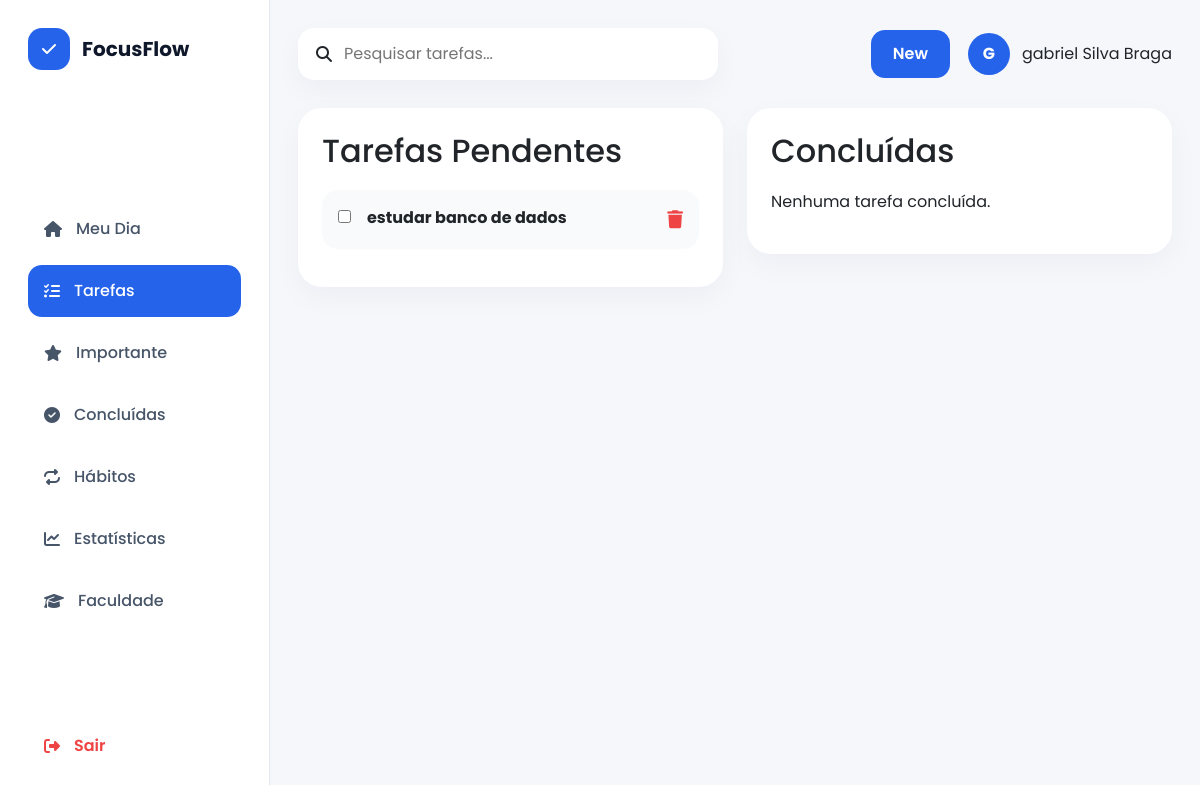
Before: /tarefas.php (signed in) with the older database file.
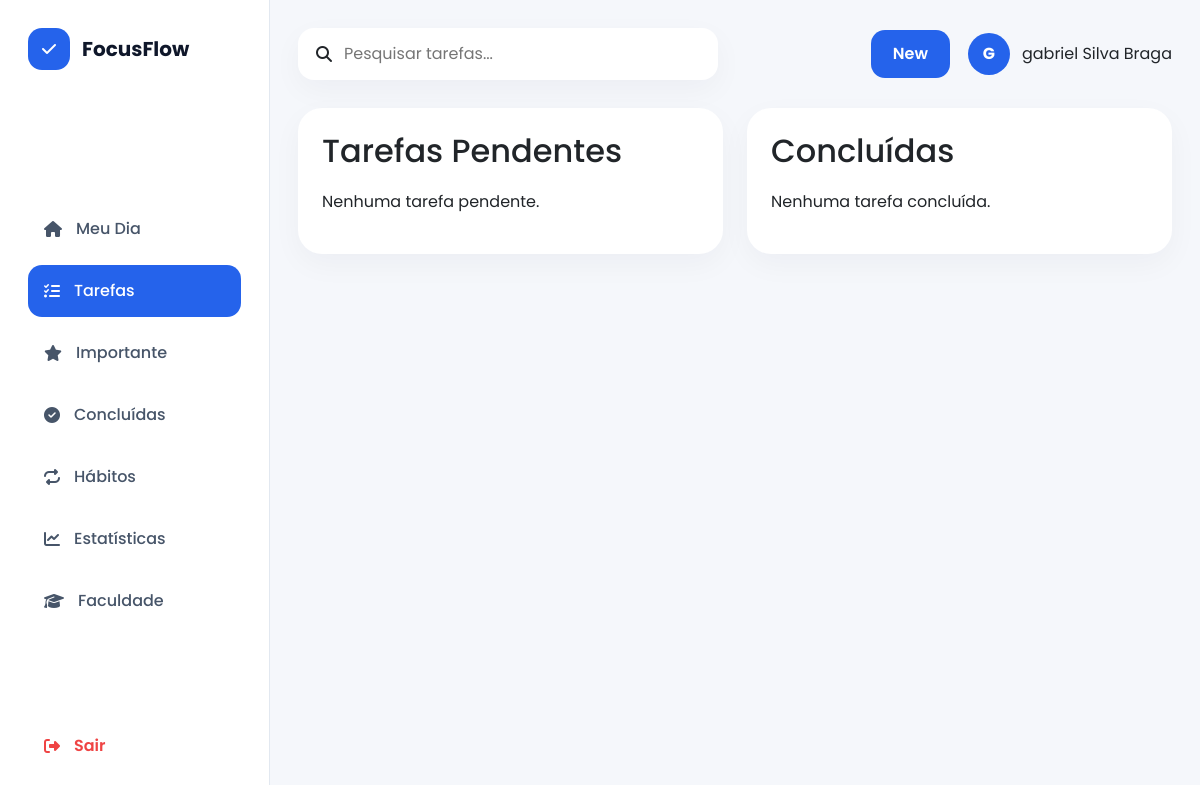
After: the same page with the newer database file.
### tables this page shows
CREATE TABLE `tarefas` (
  `id` int(11) NOT NULL,
  `usuario_id` int(11) NOT NULL,
  `titulo` varchar(255) NOT NULL,
  `descricao` text DEFAULT NULL,
  `categoria` varchar(100) DEFAULT NULL,
  `status` enum('pendente','concluida') DEFAULT 'pendente',
  `data_criacao` timestamp NOT NULL DEFAULT current_timestamp(),
  `prazo` date DEFAULT NULL,
  `urgencia` enum('baixa','media','alta') DEFAULT 'media'
);

### includes/tarefas.php (called while the page is built, shortened)
<?php
include("conexao.php");
function listarTarefas($usuario_id)
{
    global $conn;
    $sql = "SELECT * FROM tarefas
            WHERE usuario_id = ?
            AND status = 'pendente'
            ORDER BY data_criacao DESC";
    $stmt = $conn->prepare($sql);
    $stmt->bind_param("i", $usuario_id);
    $stmt->execute();
    return $stmt->get_result();
}
function listarConcluidas($usuario_id)
{
    global $conn;
    $sql = "SELECT * FROM tarefas
            WHERE usuario_id = ?
            AND status = 'concluida'
            ORDER BY data_criacao DESC";
    $stmt = $conn->prepare($sql);
    $stmt->bind_param("i", $usuario_id);
    $stmt->execute();
    return $stmt->get_result();
}
?>

### tarefas.php (the view, shortened to what this page needs)
<?php
include("includes/tarefas.php");
$usuario_id = $_SESSION['id'];
$tarefasPendentes = listarTarefas($usuario_id);
$tarefasConcluidas = listarConcluidas($usuario_id);
?>
<!DOCTYPE html>
<html lang="pt-BR">
<head>
    <link href="https://cdn.jsdelivr.net/npm/bootstrap@5.3.3/dist/css/bootstrap.min.css" rel="stylesheet">
    <link rel="stylesheet"
    href="https://cdnjs.cloudflare.com/ajax/libs/font-awesome/6.5.2/css/all.min.css">
    <link rel="stylesheet" href="./css/style.css">
</head>
<body>
<div class="dashboard-layout">
    <?php include("includes/sidebar.php"); ?>
    <div class="main-content">
        <?php include("includes/header.php"); ?>
        <div class="tasks-page">
            <div class="tasks-column">
                <div class="section-card">
                    <h2>Tarefas Pendentes</h2>
                    <?php if ($tarefasPendentes->num_rows > 0): ?>
                        <?php while ($tarefa = $tarefasPendentes->fetch_assoc()): ?>
                            <div class="task-card">
                                <a href="tarefas.php?concluir=<?php echo $tarefa['id']; ?>">
                                    <input type="checkbox">
                                </a>
                                <div class="task-content">
                                    <strong><?php echo htmlspecialchars($tarefa['titulo']); ?></strong>
                                </div>
                                <a href="tarefas.php?excluir=<?php echo $tarefa['id']; ?>" class="delete-btn">
                                    <i class="fa-solid fa-trash"></i>
                                </a>
                            </div>
                        <?php endwhile; ?>
                    <?php else: ?>
                        <p>Nenhuma tarefa pendente.</p>
                    <?php endif; ?>
                </div>
            </div>
            <div class="tasks-column">
                <div class="section-card">
                    <h2>Concluídas</h2>
                    <?php if ($tarefasConcluidas->num_rows > 0): ?>
                        <?php while ($tarefa = $tarefasConcluidas->fetch_assoc()): ?>
                            <div class="task-card completed">
                                <div class="task-content">
                                    <strong><?php echo htmlspecialchars($tarefa['titulo']); ?></strong>
                                </div>
                                <a href="tarefas.php?excluir=<?php echo $tarefa['id']; ?>" class="delete-btn">
                                    <i class="fa-solid fa-trash"></i>
                                </a>
                            </div>
                        <?php endwhile; ?>
                    <?php else: ?>
                        <p>Nenhuma tarefa concluída.</p>
                    <?php endif; ?>
                </div>
            </div>
        </div>
    </div>
</div>
</body>
</html>

Changed rows visible on the page:
removed tarefas: titulo "estudar banco de dados"
Other visible differences:
text now shown: "Nenhuma tarefa pendente."
